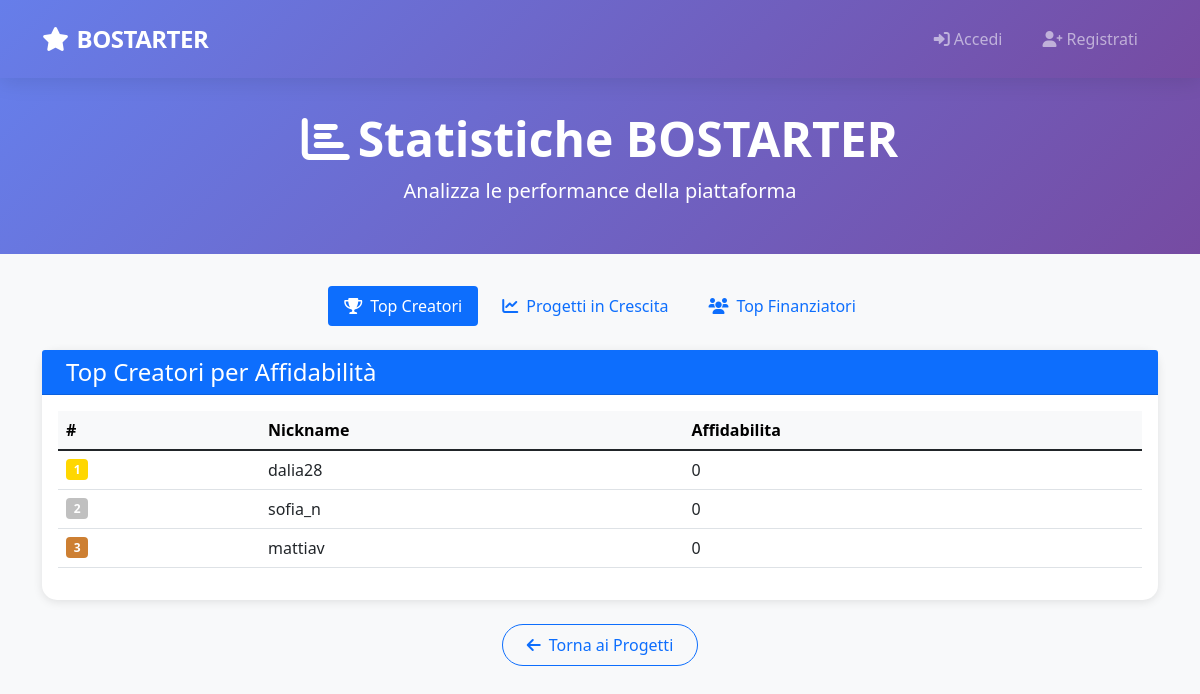
The app's page /public/statistiche.php, older data.
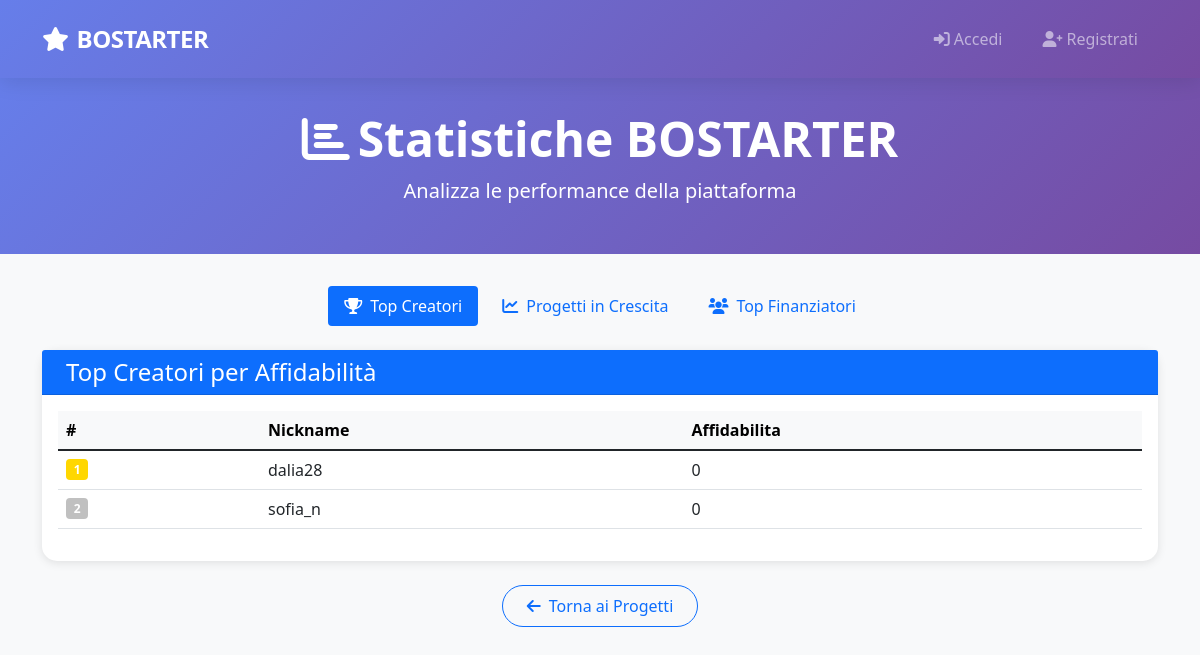
The same page, newer data.
### tables this page shows
CREATE TABLE UTENTE(
    Email               VARCHAR(100) PRIMARY KEY,
    Nickname            VARCHAR(50) UNIQUE NOT NULL,
    Password            VARCHAR(255) NOT NULL,
    Nome                VARCHAR(50) NOT NULL,
    Cognome             VARCHAR(50) NOT NULL,
    Anno_Di_Nascita     DATE NOT NULL,
    Luogo_Di_Nascita    VARCHAR(100) NOT NULL
);

### config/database.php (called while the page is built, shortened)
<?php
class Database {
    private static $instance = null;
    private $conn = null;
    public static function getInstance() {
        if (self::$instance === null) {
            self::$instance = new self();
        }
        return self::$instance;
    }
    private function connect() {
        try {
            $dsn = "mysql:host=" . DB_HOST . ";dbname=" . DB_NAME . ";charset=" . DB_CHARSET;
            $options = [
                PDO::ATTR_ERRMODE => PDO::ERRMODE_EXCEPTION,
                PDO::ATTR_DEFAULT_FETCH_MODE => PDO::FETCH_ASSOC,
                PDO::ATTR_EMULATE_PREPARES => false
            ];
            $this->conn = new PDO($dsn, DB_USER, DB_PASS, $options);
            $this->conn->exec("SET NAMES " . DB_CHARSET);
        } catch(PDOException $e) {
            $error = "Errore connessione database: " . $e->getMessage();
            error_log($error);
            if (DEBUG_MODE) {
                die("<h3>Errore Database</h3><p>$error</p><p><strong>Verifica:</strong><br>
                    - MAMP/XAMPP avviato?<br>
                    - MySQL in running?<br>
                    - Database BOSTARTER creato?<br>
                    - Credenziali corrette in config/database.php?</p>");
            } else {
                die("Errore di sistema. Riprova più tardi.");
            }
        }
    }
    public function query($sql, $params = []) {
        try {
            $stmt = $this->conn->prepare($sql);
            $stmt->execute($params);
            return $stmt;
        } catch(PDOException $e) {
            error_log("Query error: " . $e->getMessage() . " | SQL: " . $sql);
            throw new Exception("Errore database: " . $e->getMessage());
        }
    }
    public function fetchAll($sql, $params = []) {
        return $this->query($sql, $params)->fetchAll();
    }
}
?>

### public/statistiche.php (the view, shortened to what the changed rows need)
<?php
require_once '../config/database.php';
$view = $_GET['view'] ?? 'top-creatori';
$db = Database::getInstance();
function renderTable($title, $headers, $rows, $icon) {
    echo "<div class='card'>";
    echo "<div class='card-body'>";
    echo "<div class='table-responsive'>";
    echo "<table class='table table-hover'>";
    echo "<thead class='table-light'><tr>";
    echo "<th>#</th>";
    foreach ($headers as $h) echo "<th>" . htmlspecialchars($h) . "</th>";
    echo "</tr></thead><tbody>";
    $position = 1;
    foreach ($rows as $row) {
        echo "<tr>";
        echo "<td>";
        if ($position <= 3) {
            $medal = $position == 1 ? 'gold' : ($position == 2 ? 'silver' : '#cd7f32');
            echo "<span class='badge me-2' style='background-color: {$medal}; color: white;'>{$position}</span>";
        } else {
            echo "<span class='badge bg-secondary me-2'>{$position}</span>";
        }
        echo "</td>";
        foreach ($headers as $colName) {
            $value = $row[$colName] ?? '';
            echo "<td>" . htmlspecialchars($value) . "</td>";
        }
        echo "</tr>";
        $position++;
    }
    echo "</tbody></table>";
    echo "</div>";
    echo "</div></div>";
}
$results = [];
$title = '';
$headers = [];
$icon = '';
switch ($view) {
    case 'top-creatori':
        $title = 'Top Creatori per Affidabilità';
        $headers = ['Nickname', 'Affidabilita'];
        $results = $db->fetchAll("SELECT Nickname, Affidabilita FROM classifica_affidabilita");
        break;
}
?>
<!DOCTYPE html>
<html lang="it">
<head>
    <link href="https://cdn.jsdelivr.net/npm/bootstrap@5.1.3/dist/css/bootstrap.min.css" rel="stylesheet">
    <link href="https://cdnjs.cloudflare.com/ajax/libs/font-awesome/6.0.0/css/all.min.css" rel="stylesheet">
</head>
<body>
<div class="stats-header">
    <div class="container text-center">
        <h1 class="display-5 fw-bold">
            <i class="fas fa-chart-bar me-2"></i>Statistiche BOSTARTER
        </h1>
    </div>
</div>
<div class="container">
    <div class="row">
        <div class="col-12">
            <?php renderTable($title, $headers, $results, $icon); ?>
        </div>
    </div>
</div>
</body>
</html>

Row changes from the older to the newer data that the page shows:
removed utente: Nickname "mattiav", value "0"
